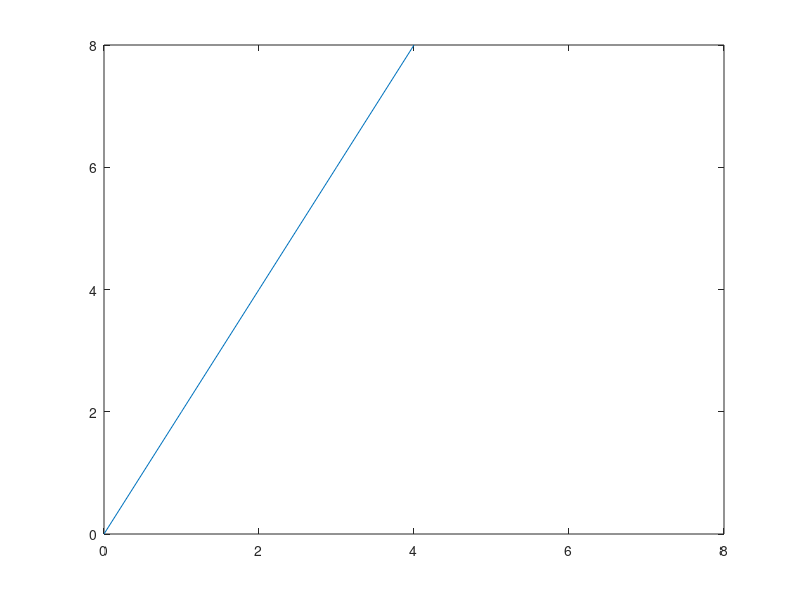
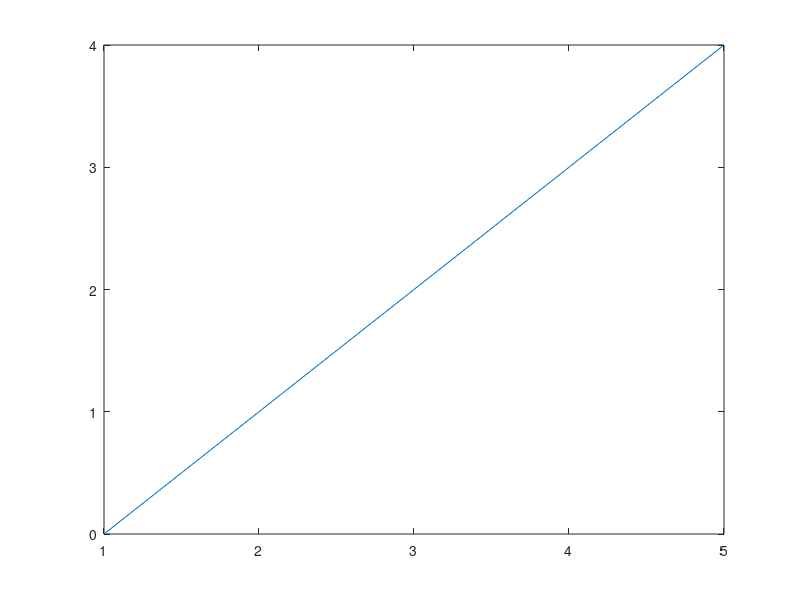
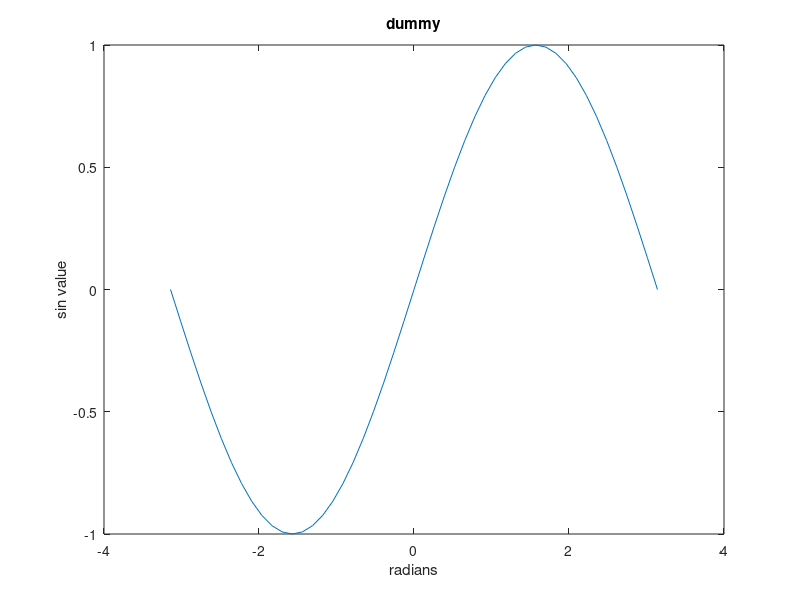

Recreate these plots in MATLAB, in order. (Note: this script raises an error after producing the figures.)
%%%%%%%%%%%%%%%%%%%%%%%%%%%%%%%%%%%%%%%%%%%%%%%%%%%%%%%%%%%%%%%%%%%%%%%
%(7) Plotting 

close all;
clear all;

x	= [0 1 2 3 4];			% basic plotting
plot( x, 2*x );
axis( [0 8 0 8] );
figure;
plot( x );
figure;

x 	= pi*[-24:24]/24;
plot( x, sin(x) );
xlabel( 'radians' );
ylabel( 'sin value' );
title( 'dummy' );
gtext( 'put cursor where you want text and press mouse' );

figure;					% multiple functions in separate graphs
subplot( 1,2,1 );
plot( x, sin(x) );
axis square;
subplot( 1,2,2 );
plot( x, 2.*cos(x) );
axis square;

figure;					% multiple functions in single graph
plot( x,sin(x) );
hold on;              			% hold on tells matlab to write on top 
plot (x, 2.*cos(x), '--' );		% of the current plot
legend( 'sin', 'cos' );
hold off;

figure;					% matrices as images
m = rand(64,64);
imagesc(m)
colormap gray;
axis image
axis off;